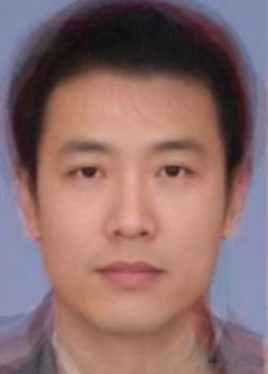
#> input picture GIFT/test/boss_img.jpg, 268 x 374 px
$ python 1detectboss.py
#> lines starting #> are read from the running program, lines starting #| are printed output that depends on the picture
import cv2
import numpy as np
import pyautogui
import time

# Load the pre-trained face detection model
face_cascade = cv2.CascadeClassifier(r'Q:\Anaconda\Lib\haarcascades\haarcascade_frontalface_default.xml')

# Load the image of your boss's face
boss_face = cv2.imread('boss_img.jpg', cv2.IMREAD_GRAYSCALE)
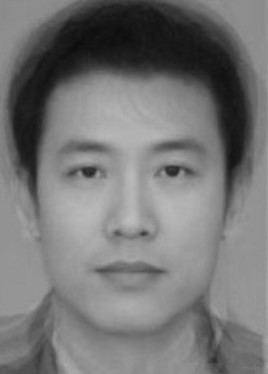
#> boss_face: shape (374, 268); min 13, max 190, mean 117.6

# Define the threshold for face detection confidence
face_confidence = 0.5

# Define the threshold for face identification confidence
boss_confidence = 0.7

# Define the coordinates of the working page on explorer
working_page_x = 100
working_page_y = 100

# Start capturing the screen
while True:
    # Capture the screen
    img = pyautogui.screenshot()

    # Convert the image to grayscale
#> (the run stopped early here; a loop or call above may not have finished)
